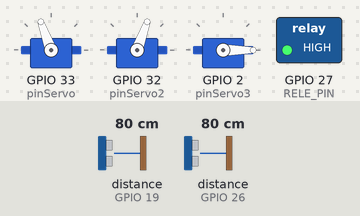
A sketch run on a simulated ESP32. On the bench: 3 × servo, switched loads named in the sketch (green lamp = pin HIGH). Wiring (inferred from the names in the program): 2 × ultrasonic range finder: trigger GPIO 18, echo GPIO 19 / trigger GPIO 25, echo GPIO 26. The inputs (shaded band) are chosen by the test bench; at power-on: distance to the obstacle (sensors on GPIO 19, GPIO 26) 80 cm. The echo pulse lasts 58.3 µs per cm; WiFi joins after 1.5 s; servers stay silent unless stated; pins used as bus, display or sensor lines are not drawn; what the sketch prints to the serial monitor is not drawn.

Above: at 2.7 s.
2.8 s: distance to the obstacle (sensor on GPIO 19) set to 7 cm
7.1 s: distance to the obstacle (sensor on GPIO 19) set to 4 cm
At 7.9 s:
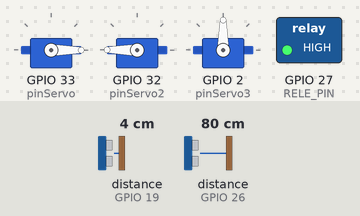
8.6 s: distance to the obstacle (sensor on GPIO 19) set to 9 cm
At 9.4 s:
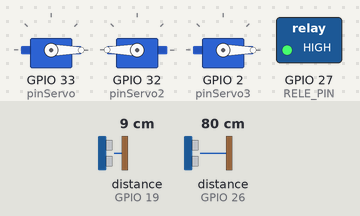
12.9 s: distance to the obstacle (sensor on GPIO 19) set to 2 cm
At 13.5 s:
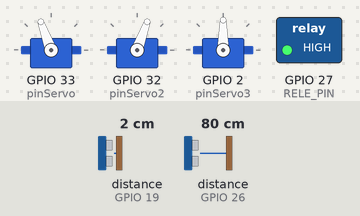
17.2 s: distance to the obstacle (sensor on GPIO 19) set to 18 cm
At 17.8 s:
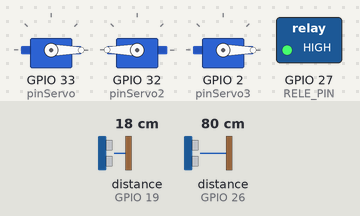
21.5 s: distance to the obstacle (sensor on GPIO 26) set to 6 cm
23.8 s: distance to the obstacle (sensor on GPIO 26) set to 3 cm
At 25.3 s:
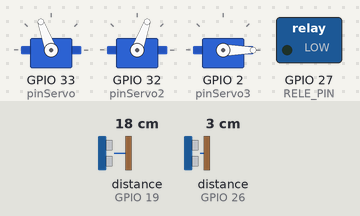
Timing chart, 0 to 27.1 s (numbered marks = the images above; inputs shaded):
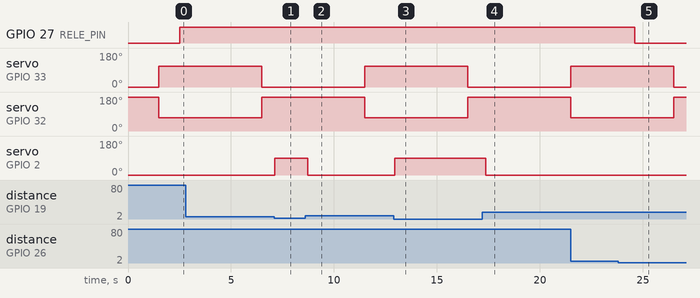

Measured:
- the behaviour switches between 6 and 5 cm on distance to the obstacle (sensor on GPIO 19) (found by bisection; images 0 and 1)
- the behaviour switches between 5 and 4 cm on distance to the obstacle (sensor on GPIO 26) (found by bisection; images 4 and 5)
- after the input at 7.1 s, servo on GPIO 2 (pinServo3): 0° → 90° at once
- after the input at 8.6 s, servo on GPIO 2 (pinServo3): 90° → 0° after 0.14 s
- after the input at 12.9 s, servo on GPIO 2 (pinServo3): 0° → 90° after 0.06 s
- after the input at 17.2 s, servo on GPIO 2 (pinServo3): 90° → 0° after 0.19 s
- after the input at 23.8 s, GPIO 27 (RELE_PIN): HIGH → LOW after 0.81 s

The sketch:

programa_final_V1.ino
```cpp
// === LIBRERIAS ===
#include <WiFi.h>
#include <HTTPClient.h>
#include <ArduinoJson.h>
#include <ESP32Servo.h>

// === SERVOMOTORES ===
Servo miServo;   // Olla izquierda
Servo miServo2;  // Olla derecha
Servo miServo3;  // Tapa

// === PINES ===
int pinServo = 33;
int pinServo2 = 32;
int pinServo3 = 2;

#define TRIG_PIN 18     // Sensor tapa
#define ECHO_PIN 19
#define TRIG2_PIN 25    // Sensor palomitas
#define ECHO2_PIN 26
#define RELE_PIN 27     // Relevador

// === ANGULOS ===
int anguloInicialServo = 0;
int anguloFinalServo = 110;
int anguloInicialServo2 = 180;
int anguloFinalServo2 = 70;
int anguloInicialServo3 = 0;
int anguloFinalServo3 = 90;

// === WIFI Y API ===
const char* ssid = "uwuntu";
const char* password = "1234567890";
const char* serverGet = "https://aimeetyou.pythonanywhere.com/cola/pendientes/";
const char* serverPost = "https://aimeetyou.pythonanywhere.com/cola/actualizar/";

// === TAREAS ===
void TaskServos(void *);
void TaskSensorTapa(void *);
void TaskRele(void *);
void TaskPedidos(void *);

// === FUNCIONES ===
void procesarPedido();
void actualizarEstadoPedido(int, int);
float medirDistancia(int trig, int echo);

void setup() {
  Serial.begin(115200);

  // Servos
  miServo.attach(pinServo);
  miServo2.attach(pinServo2);
  miServo3.attach(pinServo3);
  miServo.write(anguloInicialServo);
  miServo2.write(anguloInicialServo2);
  miServo3.write(anguloInicialServo3);

  // Pines sensores y relevador
  pinMode(TRIG_PIN, OUTPUT);
  pinMode(ECHO_PIN, INPUT);
  pinMode(TRIG2_PIN, OUTPUT);
  pinMode(ECHO2_PIN, INPUT);
  pinMode(RELE_PIN, OUTPUT);
  digitalWrite(RELE_PIN, LOW);

  // WiFi
  WiFi.begin(ssid, password);
  while (WiFi.status() != WL_CONNECTED) {
    delay(500);
    Serial.print(".");
  }
  Serial.println("\nWiFi conectado: " + WiFi.localIP().toString());

  // TAREAS
  xTaskCreatePinnedToCore(TaskServos, "Servos", 10000, NULL, 1, NULL, 0);
  xTaskCreatePinnedToCore(TaskSensorTapa, "SensorTapa", 10000, NULL, 1, NULL, 0);
  xTaskCreatePinnedToCore(TaskRele, "Rele", 10000, NULL, 1, NULL, 0);
  xTaskCreatePinnedToCore(TaskPedidos, "Pedidos", 10000, NULL, 1, NULL, 1);
}

void loop() {}

// === TAREA: Servos de olla ===
void TaskServos(void * parameter) {
  for (;;) {
    miServo.write(anguloFinalServo);
    miServo2.write(anguloFinalServo2);
    delay(5000);
    miServo.write(anguloInicialServo);
    miServo2.write(anguloInicialServo2);
    delay(5000);
  }
}

// === TAREA: Sensor de tapa ===
void TaskSensorTapa(void * parameter) {
  for (;;) {
    float d = medirDistancia(TRIG_PIN, ECHO_PIN);
    if (d > 0 && d < 5) {
      miServo3.write(anguloFinalServo3);
    } else {
      miServo3.write(anguloInicialServo3);
    }
    delay(200);
  }
}

// === TAREA: Sensor palomitas y rele ===
void TaskRele(void * parameter) {
  bool calentando = false;
  unsigned long inicio = 0;
  for (;;) {
    float d = medirDistancia(TRIG2_PIN, ECHO2_PIN);
    if (d > 4.0) { //distancia minimia para detectar palomitas
      if (!calentando) {
        digitalWrite(RELE_PIN, HIGH);
        calentando = true;
        inicio = millis();
        Serial.println("[RELE] Activado por falta de palomitas");
      }
    } else {
      if (calentando && millis() - inicio >= 20000UL) { // mínimo 20 segundos
        digitalWrite(RELE_PIN, LOW);
        calentando = false;
        Serial.println("[RELE] Desactivado, suficientes palomitas");
      }
    }
    delay(1000);
  }
}

// === TAREA: Procesamiento de pedidos ===
void TaskPedidos(void * parameter) {
  for (;;) {
    procesarPedido();
    delay(20000); // espera antes del siguiente
  }
}

void procesarPedido() {
  if (WiFi.status() == WL_CONNECTED) {
    HTTPClient http;
    http.begin(serverGet);
    int httpCode = http.GET();
    if (httpCode > 0) {
      String res = http.getString();
      StaticJsonDocument<2048> doc;
      DeserializationError err = deserializeJson(doc, res);
      if (!err && doc.size() > 0) {
        JsonObject pedido = doc[0];
        int id = pedido["id_pedido"];
        int cantidad = pedido["palomitas"];
        Serial.printf("[PEDIDO] ID: %d, Palomitas: %d\n", id, cantidad);

        // Esperar detección por 3s
        int detectados = 0;
        for (int i = 0; i < 15; i++) {
          float d = medirDistancia(TRIG_PIN, ECHO_PIN);
          if (d > 0 && d < 20) detectados++;
          delay(200);
        }
        if (detectados >= 10) {
          actualizarEstadoPedido(id, 2);
          miServo3.write(anguloFinalServo3);
          int tiempo = (cantidad == 1) ? 5000 : (cantidad == 2) ? 6000 : (cantidad == 3) ? 7000 : 5000;
          delay(tiempo);
          miServo3.write(anguloInicialServo3);
          delay(500);
          actualizarEstadoPedido(id, 3);
        } else {
          Serial.println("[PEDIDO] No se detectó presencia durante 3s continuos");
        }
      }
    }
    http.end();
  }
}

void actualizarEstadoPedido(int id, int estado) {
  HTTPClient http;
  http.begin(serverPost);
  http.addHeader("Content-Type", "application/json");
  String json = "{\"id_pedido\":" + String(id) + ",\"estado_pedido\":" + String(estado) + "}";
  int code = http.POST(json);
  String res = http.getString();
  Serial.printf("[POST] Estado %d -> %s\n", estado, res.c_str());
  http.end();
}

float medirDistancia(int trig, int echo) {
  digitalWrite(trig, LOW);
  delayMicroseconds(2);
  digitalWrite(trig, HIGH);
  delayMicroseconds(10);
  digitalWrite(trig, LOW);
  long duracion = pulseIn(echo, HIGH);
  return duracion * 0.034 / 2;
}
```
